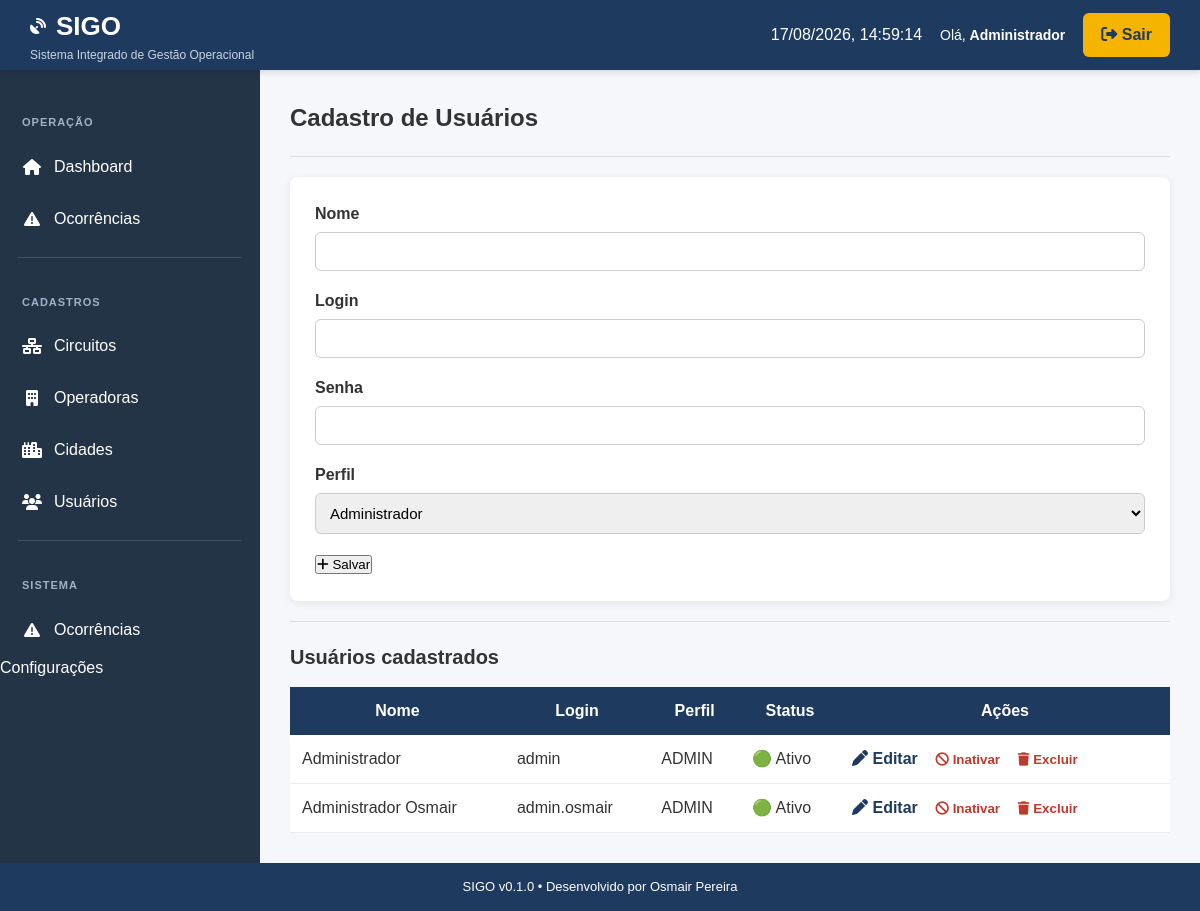
Before: /usuarios (signed in) with the older database file.
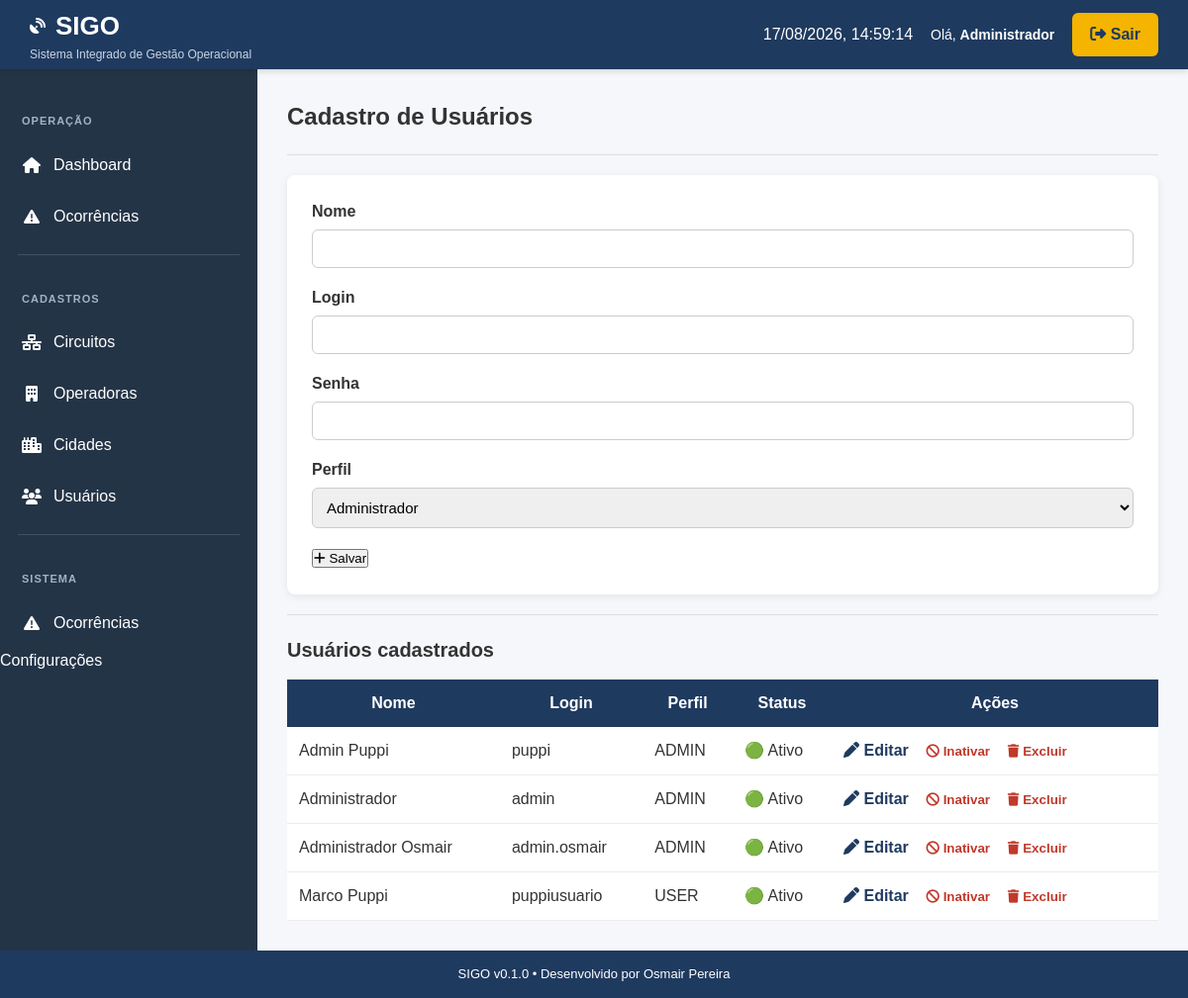
After: the same page with the newer database file.
### app/models.py (models this page shows, shortened)
class BaseModel(db.Model):
    __abstract__ = True
    id = db.Column(db.Integer, primary_key=True)
    ativo = db.Column(
        db.Boolean,
        default=True,
        nullable=False,
    )
    created_at = db.Column(
        db.DateTime,
        default=agora,
        nullable=False,
    )
    updated_at = db.Column(
        db.DateTime,
        default=agora,
        onupdate=agora,
        nullable=False,
    )

class Usuario(UserMixin, BaseModel):
    __tablename__ = "usuarios"
    nome = db.Column(
        db.String(120),
        nullable=False,
    )
    login = db.Column(
        db.String(50),
        unique=True,
        nullable=False,
    )
    senha_hash = db.Column(
        db.String(255),
        nullable=False,
    )
    perfil = db.Column(
        db.String(20),
        nullable=False,
        default="USER",
    )

### app/routes/usuarios.py (the view, shortened to what this page needs)
@usuarios_bp.route("/usuarios", methods=["GET", "POST"])
@admin_required
def lista_usuarios():
    editar = None
    editar_id = request.args.get("editar")
    if editar_id:
        editar = Usuario.query.get_or_404(editar_id)
    usuarios = Usuario.query.order_by(
        Usuario.nome
    ).all()
    return render_template(
        "usuarios/lista.html",
        usuarios=usuarios,
        editar=editar,
    )

### app/templates/usuarios/lista.html (shortened to what this page needs)
{% extends "base.html" %}
{% block content %}
<h2>Cadastro de Usuários</h2>
<hr>
<form method="POST" class="form-card">
    <p>
        <label>Nome</label>
        <input
            type="text"
            name="nome"
            required
            value="{{ editar.nome if editar else '' }}">
    </p>
    <p>
        <label>Login</label>
        <input
            type="text"
            name="login"
            required
            value="{{ editar.login if editar else '' }}">
    </p>
    <p>
        <label>Senha</label>
        <input
            type="password"
            name="senha"
            {% if not editar %}required{% endif %}>
    </p>
    <p>
        <label>Perfil</label>
        <select name="perfil">
            <option
                value="ADMIN"
                {% if editar and editar.perfil == "ADMIN" %}selected{% endif %}>
                Administrador
            </option>
        </select>
    </p>
    <button type="submit">
        {% if editar %}
            <i class="fa-solid fa-pen"></i>
            Atualizar
        {% else %}
            <i class="fa-solid fa-plus"></i>
            Salvar
        {% endif %}
    </button>
</form>
<hr>
<h3>Usuários cadastrados</h3>
<table class="tabela">
    <thead>
        <tr>
            <th>Nome</th>
            <th>Login</th>
            <th>Perfil</th>
            <th>Status</th>
            <th width="330">Ações</th>
        </tr>
    </thead>
    <tbody>
        {% for usuario in usuarios %}
        <tr>
            <td>
                {{ usuario.nome }}
            </td>
            <td>
                {{ usuario.login }}
            </td>
            <td>
                {{ usuario.perfil }}
            </td>
            <td>
                {% if usuario.ativo %}
                    🟢 Ativo
                {% else %}
                    🔴 Inativo
                {% endif %}
            </td>
            <td>
                <a
                    href="{{ url_for('usuarios.lista_usuarios', editar=usuario.id) }}">
                    <i class="fa-solid fa-pen"></i>
                    Editar
                </a>
                <form
                    method="POST"
                    action="{{ url_for('usuarios.alterar_status', id=usuario.id) }}"
                    style="display:inline;">
                    <button
                        type="submit">
                        {% if usuario.ativo %}
                            <i class="fa-solid fa-ban"></i>
                            Inativar
                        {% else %}
                            <i class="fa-solid fa-check"></i>
                            Ativar
                        {% endif %}
                    </button>
                </form>
                <form
                    method="POST"
                    action="{{ url_for('usuarios.excluir_usuario', id=usuario.id) }}"
                    style="display:inline;">
                    <button
                        type="submit"
                        onclick="return confirm('Deseja realmente excluir este usuário?')">
                        <i class="fa-solid fa-trash"></i>
                        Excluir
                    </button>
                </form>
            </td>
        </tr>
        {% endfor %}
    </tbody>
</table>
{% endblock %}

### app/templates/base.html (shortened to what this page needs)
<!DOCTYPE html>
<html lang="pt-BR">
<head>
    <link
        rel="stylesheet"
        href="{{ url_for('static', filename='css/base.css') }}">
    <link
        rel="stylesheet"
        href="{{ url_for('static', filename='css/layout.css') }}">
    <link
        rel="stylesheet"
        href="{{ url_for('static', filename='css/dashboard.css') }}">
    <link
        rel="stylesheet"
        href="{{ url_for('static', filename='css/crud.css') }}">
    <link
        rel="stylesheet"
        href="{{ url_for('static', filename='css/login.css') }}">
    <link
        rel="stylesheet"
        href="{{ url_for('static', filename='css/components.css') }}">
    <link
        rel="stylesheet"
        href="{{ url_for('static', filename='css/responsive.css') }}">
    <link
        rel="stylesheet"
        href="https://cdnjs.cloudflare.com/ajax/libs/font-awesome/6.7.2/css/all.min.css">
</head>
<body>
<header class="topo">
    <div class="logo">
        <div class="logo-titulo">
            <i class="fa-solid fa-satellite-dish"></i>
            <h1>SIGO</h1>
        </div>
        <span>
            Sistema Integrado de Gestão Operacional
        </span>
    </div>
    <div class="topo-direita">
        <span id="relogio"></span>
        {% if current_user.is_authenticated %}
            <span class="usuario-logado">
                Olá,
                <strong>{{ current_user.nome }}</strong>
            </span>
            <a
                href="{{ url_for('auth.logout') }}"
                class="btn-topo">
                <i class="fa-solid fa-right-from-bracket"></i>
                Sair
            </a>
        {% endif %}
    </div>
</header>
<div class="container">
<aside class="menu">
<ul>
<li class="menu-titulo">
Operação
</li>
<li>
<a href="{{ url_for('main.dashboard') }}">
<i class="fa-solid fa-house"></i>
Dashboard
</a>
</li>
<li>
<a href="#">
<i class="fa-solid fa-triangle-exclamation"></i>
Ocorrências
</a>
</li>
<div class="menu-separador"></div>
{% if current_user.is_authenticated and current_user.perfil == "ADMIN" %}
<li class="menu-titulo">
Cadastros
</li>
<li>
<a href="{{ url_for('circuitos.lista_circuitos') }}">
<i class="fa-solid fa-network-wired"></i>
Circuitos
</a>
</li>
<li>
<a href="{{ url_for('operadoras.lista_operadoras') }}">
<i class="fa-solid fa-building"></i>
Operadoras
</a>
</li>
<li>
<a href="{{ url_for('cidades.lista_cidades') }}">
<i class="fa-solid fa-city"></i>
Cidades
</a>
</li>
<li>
<a href="{{ url_for('usuarios.lista_usuarios') }}">
<i class="fa-solid fa-users"></i>
Usuários
</a>
</li>
<div class="menu-separador"></div>
<li class="menu-titulo">
Sistema
<li>
    <a href="{{ url_for('ocorrencias.lista_ocorrencias') }}">
        <i class="fa-solid fa-triangle-exclamation"></i>
        Ocorrências
    </a>
</li>
Configurações
</li>
{% endif %}
</ul>
</aside>
<main class="conteudo">
{% block content %}
{% endblock %}
</main>
</div>
<footer>
SIGO v0.1.0 • Desenvolvido por Osmair Pereira
</footer>
</body>
</html>

Changed rows visible on the page:
added Usuario: nome "Admin Puppi", login "puppi", perfil "ADMIN", ativo "🟢 Ativo"
added Usuario: nome "Marco Puppi", login "puppiusuario", perfil "USER", ativo "🟢 Ativo"
